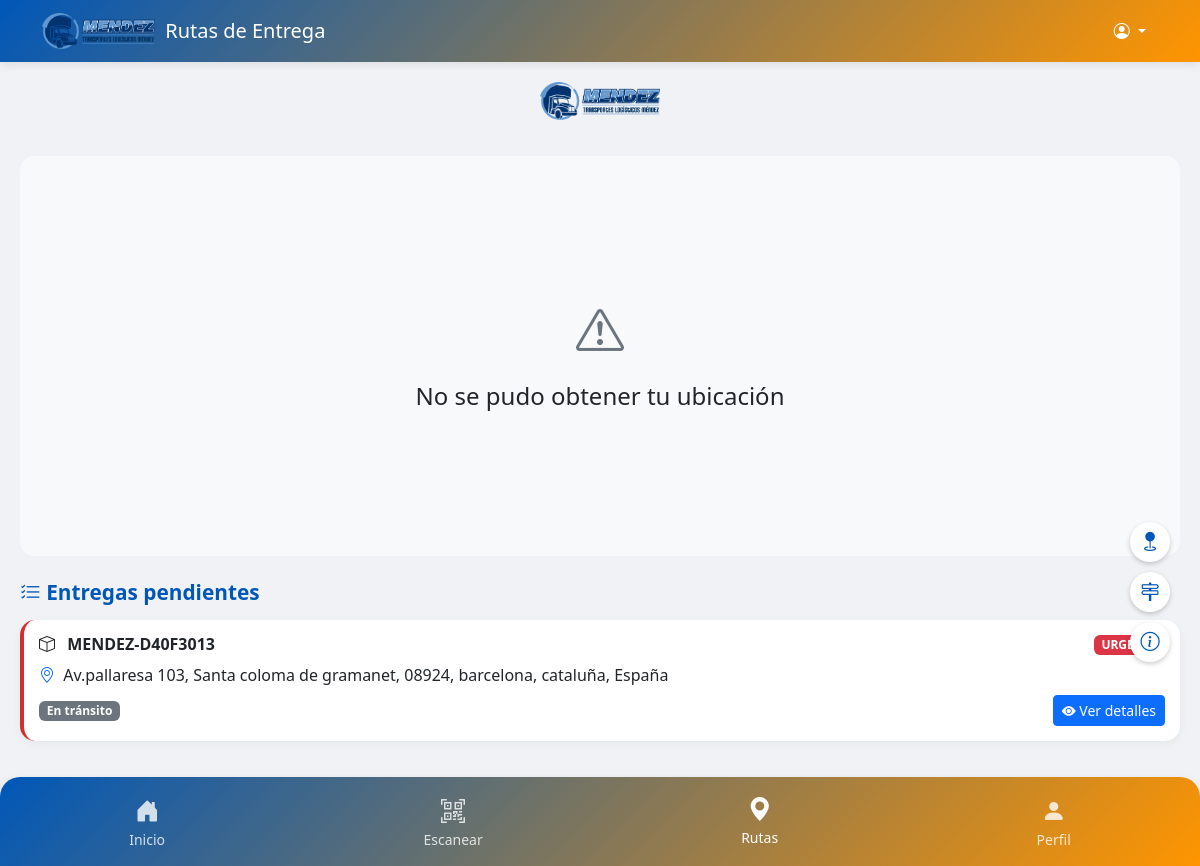
The app's page /pwa/mapa.php (signed in), older data.
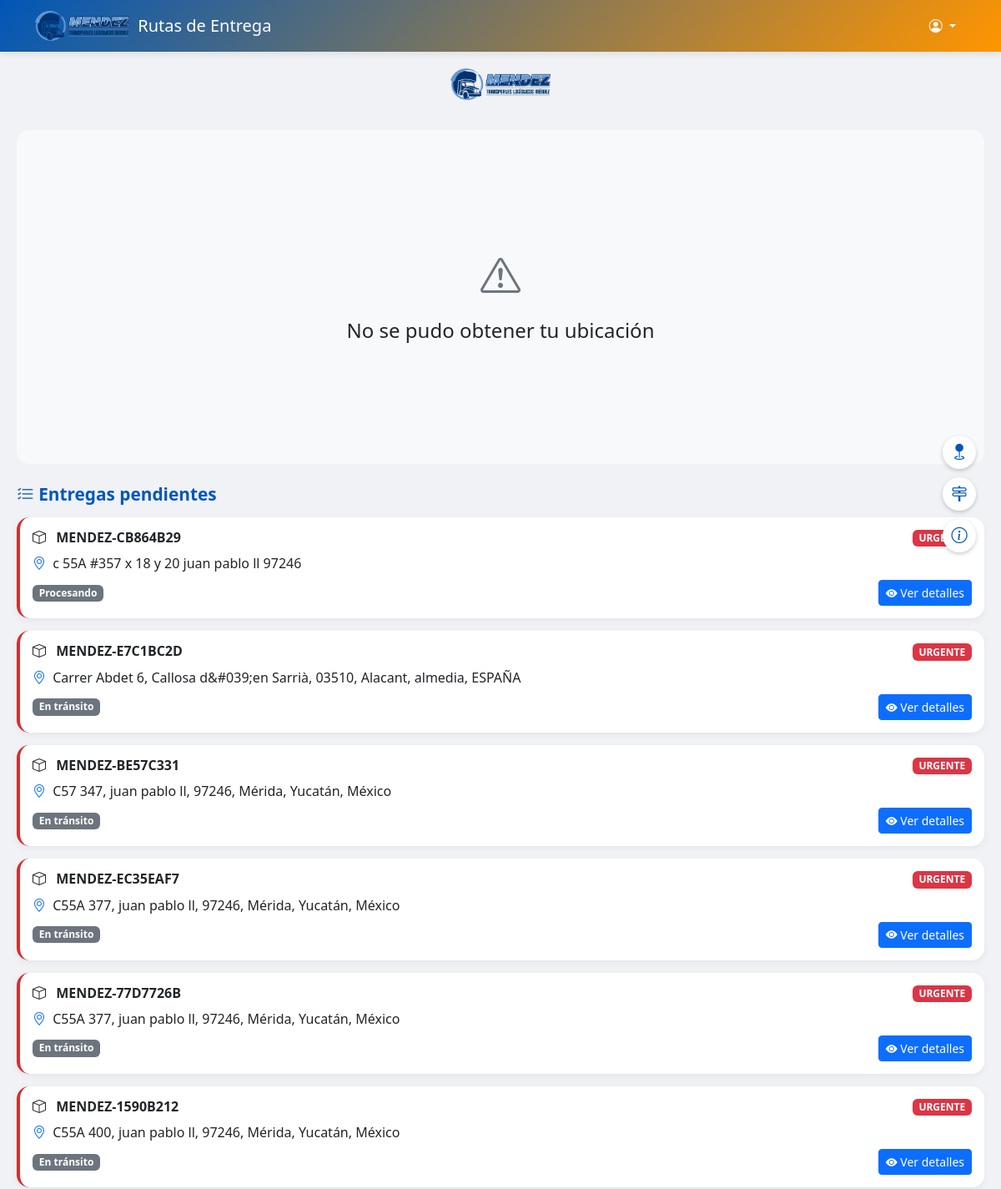
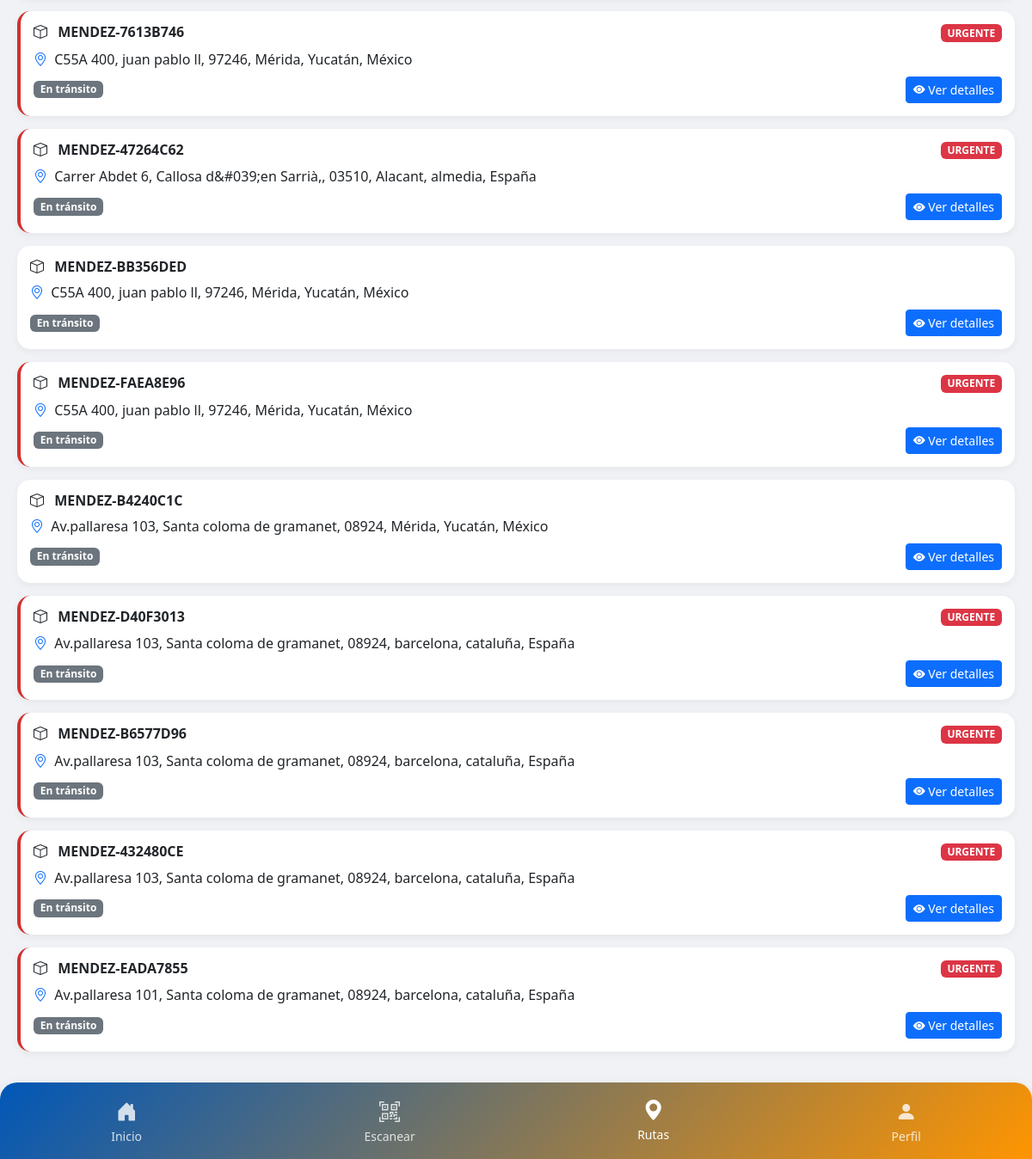
The same page, newer data (2 pictures, top to bottom).
### tables this page shows
CREATE TABLE `envios` (
  `id` int(11) NOT NULL,
  `usuario_id` int(11) NOT NULL,
  `name` varchar(255) NOT NULL,
  `email` varchar(255) NOT NULL,
  `phone` varchar(15) NOT NULL,
  `office_phone` varchar(15) DEFAULT NULL,
  `origin` text NOT NULL,
  `destination` text NOT NULL,
  `description` text DEFAULT NULL,
  `value` decimal(10,2) DEFAULT NULL,
  `tracking_number` varchar(20) DEFAULT NULL,
  `delivery_date` date DEFAULT NULL,
  `package_type` varchar(50) DEFAULT NULL,
  `weight` decimal(10,2) DEFAULT NULL,
  `insurance` tinyint(1) DEFAULT 0,
  `urgent` tinyint(1) DEFAULT 0,
  `additional_notes` text DEFAULT NULL,
  `package_image` varchar(255) DEFAULT NULL,
  `estimated_cost` decimal(10,2) DEFAULT NULL,
  `status` varchar(50) DEFAULT 'Procesando',
  `created_at` timestamp NOT NULL DEFAULT current_timestamp(),
  `lat` decimal(10,8) DEFAULT NULL,
  `lng` decimal(11,8) DEFAULT NULL,
  `estado_pago` varchar(20) DEFAULT 'pendiente',
  `fecha_pago` datetime DEFAULT NULL
);

### pwa/mapa.php (the view, shortened to what the changed rows need)
<?php
require_once '../components/db_connection.php';
$usuario_id = $_SESSION['usuario_id'];
$stmt = $conn->prepare("
    SELECT e.id, e.tracking_number, e.name AS recipient_name, e.destination AS recipient_address, e.status, e.urgent
    FROM envios e
    JOIN repartidores_envios re ON e.id = re.envio_id
    WHERE re.usuario_id = ? AND e.status NOT IN ('Entregado', 'Cancelado')
");
$stmt->bind_param("i", $usuario_id);
$stmt->execute();
$result = $stmt->get_result();
$envios = [];
while ($row = $result->fetch_assoc()) {
    $envios[] = $row;
}
?>
<!DOCTYPE html>
<html lang="es">
<head>
    <link rel="stylesheet" href="https://cdn.jsdelivr.net/npm/bootstrap@5.3.0/dist/css/bootstrap.min.css">
    <link rel="stylesheet" href="https://cdn.jsdelivr.net/npm/bootstrap-icons@1.10.0/font/bootstrap-icons.css">
    <link rel="stylesheet" href="https://unpkg.com/leaflet@1.9.4/dist/leaflet.css"
 />
    <link rel="stylesheet" href="https://unpkg.com/leaflet-routing-machine@3.2.12/dist/leaflet-routing-machine.css" />
</head>
<body>
    <div class="dashboard-container position-relative">
        <div class="section-header mt-4">
            <h2><i class="bi bi-list-check"></i> Entregas pendientes</h2>
        </div>
        <div class="section-content">
            <?php if (count($envios) > 0): ?>
                <?php foreach ($envios as $envio): ?>
                    <div class="envio-card <?php echo $envio['urgent'] ? 'urgent' : ''; ?>"
                        data-id="<?php echo $envio['id']; ?>">
                        <div class="d-flex justify-content-between align-items-start mb-2">
                            <h6 class="card-title fw-bold mb-0">
                                <i class="bi bi-box me-2"></i>
                                <?php echo htmlspecialchars($envio['tracking_number']); ?>
                            </h6>
                            <?php if ($envio['urgent']): ?>
                                <span class="badge bg-danger">URGENTE</span>
                            <?php endif; ?>
                        </div>
                        <div class="mb-2">
                            <i class="bi bi-geo-alt text-primary me-1"></i>
                            <?php echo htmlspecialchars($envio['recipient_address']); ?>
                        </div>
                        <div class="d-flex justify-content-between align-items-center">
                            <span class="badge bg-<?php
                                                    echo match ($envio['status']) {
                                                        'Procesando' => 'secondary',
                                                        'En camino' => 'primary',
                                                        'En ruta' => 'info',
                                                        'Entregado' => 'success',
                                                        'Cancelado' => 'danger',
                                                        default => 'secondary'
                                                    };
                                                    ?>"><?php echo htmlspecialchars($envio['status']); ?></span>
                            <a href="detalle_envio.php?id=<?php echo $envio['id']; ?>" class="btn btn-sm btn-primary">
                                <i class="bi bi-eye-fill"></i> Ver detalles
                            </a>
                        </div>
                    </div>
                <?php endforeach; ?>
            <?php endif; ?>
        </div>
    </div>
</body>
</html>

Row changes from the older to the newer data that the page shows:
added envios: tracking_number "MENDEZ-CB864B29", urgent "URGENTE", destination "c 55A #357 x 18 y 20 juan pablo ll 97246", status "Procesando"
now on this page (row edited): envios: tracking_number "MENDEZ-E7C1BC2D", urgent "URGENTE", destination "Carrer Abdet 6, Callosa d&#039;en Sarrià, 03510, Alacant, almedia, ESPAÑA", status "En tránsito"
now on this page (row edited): envios: tracking_number "MENDEZ-BE57C331", urgent "URGENTE", destination "C57 347, juan pablo ll, 97246, Mérida, Yucatán, México", status "En tránsito"
now on this page (row edited): envios: tracking_number "MENDEZ-EC35EAF7", urgent "URGENTE", destination "C55A 377, juan pablo ll, 97246, Mérida, Yucatán, México", status "En tránsito"
now on this page (row edited): envios: tracking_number "MENDEZ-77D7726B", urgent "URGENTE", destination "C55A 377, juan pablo ll, 97246, Mérida, Yucatán, México", status "En tránsito"
now on this page (row edited): envios: tracking_number "MENDEZ-1590B212", urgent "URGENTE", destination "C55A 400, juan pablo ll, 97246, Mérida, Yucatán, México", status "En tránsito"
now on this page (row edited): envios: tracking_number "MENDEZ-7613B746", urgent "URGENTE", destination "C55A 400, juan pablo ll, 97246, Mérida, Yucatán, México", status "En tránsito"
now on this page (row edited): envios: tracking_number "MENDEZ-47264C62", urgent "URGENTE", destination "Carrer Abdet 6, Callosa d&#039;en Sarrià,, 03510, Alacant, almedia, España", status "En tránsito"
now on this page (row edited): envios: tracking_number "MENDEZ-BB356DED", destination "C55A 400, juan pablo ll, 97246, Mérida, Yucatán, México", status "En tránsito", urgent 0 (drawn)
now on this page (row edited): envios: tracking_number "MENDEZ-FAEA8E96", urgent "URGENTE", destination "C55A 400, juan pablo ll, 97246, Mérida, Yucatán, México", status "En tránsito"
now on this page (row edited): envios: tracking_number "MENDEZ-B4240C1C", destination "Av.pallaresa 103, Santa coloma de gramanet, 08924, Mérida, Yucatán, México", status "En tránsito", urgent 0 (drawn)
added envios: tracking_number "MENDEZ-B6577D96", urgent "URGENTE", destination "Av.pallaresa 103, Santa coloma de gramanet, 08924, barcelona, cataluña, España", status "En tránsito"
added envios: tracking_number "MENDEZ-432480CE", urgent "URGENTE", destination "Av.pallaresa 103, Santa coloma de gramanet, 08924, barcelona, cataluña, España", status "En tránsito"
added envios: tracking_number "MENDEZ-EADA7855", urgent "URGENTE", destination "Av.pallaresa 101, Santa coloma de gramanet, 08924, barcelona, cataluña, España", status "En tránsito"
